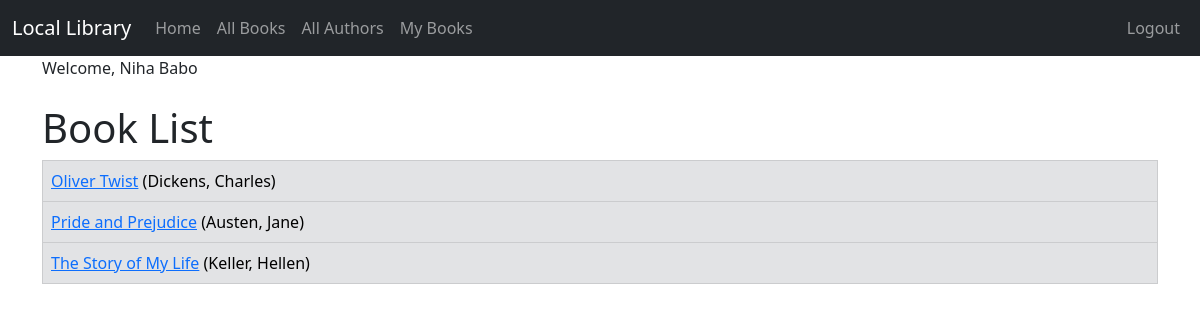
/book_list/ (signed in), run on the app's committed database.
### catalog/models.py (models this page shows, shortened)
class Book(models.Model):
    title = models.CharField(max_length=200)
    author = models.ForeignKey('Author', on_delete=models.RESTRICT,
                               null=True)
    summary = models.TextField(max_length=1000, help_text='Enter a brief description of the book')
    isbn = models.CharField('ISBN', max_length=13, unique=True,
                            help_text='13 Character <a href="https://www.isbn-international.org/content/what-isbn">ISBN number</a>')
    genre = models.ManyToManyField(Genre, help_text='Select a genre for this book')
    book_image = models.ImageField(upload_to='images/', null=True, blank=True)
    def get_absolute_url(self):
        return reverse('book_detail', args=[str(self.id)])

class Author(models.Model):
    first_name = models.CharField(max_length=100)
    last_name = models.CharField(max_length=100)
    date_of_birth = models.DateField(null=True, blank=True)
    date_of_death = models.DateField('Died', null=True, blank=True)
    author_image = models.ImageField(upload_to='images/', null=True, blank=True)
    class Meta:
        ordering = ['last_name', 'first_name']
    def __str__(self):
        return f'{self.last_name}, {self.first_name}'

### catalog/views.py (the view)
# urls.py: path('book_list/', views.BookListView.as_view(), name='book_list'),
class BookListView(LoginRequiredMixin, generic.ListView):
    model = Book

### catalog/templates/catalog/book_list.html (shortened to what this page needs)
{% extends 'catalog/base.html' %}
{% block content %}
  <h1>Book List</h1>
    {% if book_list %}
         <table class="table table-bordered">
         {% for book in book_list %}
        <tr class="table-secondary">
      <td><a href="{{ book.get_absolute_url }}">{{ book.title }}</a> ({{ book.author }})</td>
        </tr>
 {% endfor %}
        </table>
{% else %}
 <p>There are no books in the library.</p>
 {% endif %}
{% endblock %}

### catalog/templates/catalog/base.html (shortened to what this page needs)
{% load static %}
<!doctype html>
<html lang="en">
<head>
 <link href="https://cdn.jsdelivr.net/npm/bootstrap@5.3.0-
alpha1/dist/css/bootstrap.min.css" rel="stylesheet"
 integrity="sha384-
GLhlTQ8iRABdZLl6O3oVMWSktQOp6b7In1Zl3/Jr59b6EGGoI1aFkw7cmDA6j6gD"
crossorigin="anonymous">
</head>
<body>
<nav class="navbar navbar-expand-lg navbar-dark bg-dark">
 <div class="container-fluid">
 <a class="navbar-brand" href="{% url 'index' %}">Local Library</a>
 <div class="collapse navbar-collapse" id="navbarSupportedContent">
 <ul class="navbar-nav me-auto mb-2 mb-lg-0">
 <li class="nav-item">
 <a class="nav-link" href="{% url 'index' %}">Home</a>
 </li>
 <li class="nav-item">
 <a class="nav-link" href="{% url 'book_list' %}">All Books</a>
 </li>
 <li class="nav-item">
 <a class="nav-link" href="{% url 'author_list' %}">All Authors</a>
 </li>
 {% if user.is_authenticated %}
    <li><a class="nav-link" href="{% url 'my_books' %}">My Books</a></li>
{% endif %}
 </ul>
 </div>
     <ul class="nav navbar-nav ml-auto">
 {% if user.is_authenticated %}
    <li><a class="nav-link" href="{% url 'logout' %}">Logout</a>
    </li>
 {% else %}
    <li><a class="nav-link" href="{% url 'login' %}"><span class="glyphicon glyphicon-log-in"></span>Login</a>
    </li>
     <li><a class="nav-link" href="{% url 'register' %}"><span class="glyphicon glyphicon-log-in"></span>Sign Up</a>
    </li>
 {% endif %}
 </ul>
 </div>
</nav>
<div class="container">
    {% if user.is_authenticated %}
        Welcome, {{ user.first_name }} {{ user.last_name }}
    {% endif %}
</div>
<div class="container">
 <br/>
 {% block content %}
 {% endblock %}
</div>
</body>
</html>

### data on the page
Book: title "Oliver Twist", author "Dickens, Charles"
Book: title "Pride and Prejudice", author "Austen, Jane"
Book: title "The Story of My Life", author "Keller, Hellen"

### other printed values
{{ user.first_name }} "Niha"
{{ user.last_name }} "Babo"
